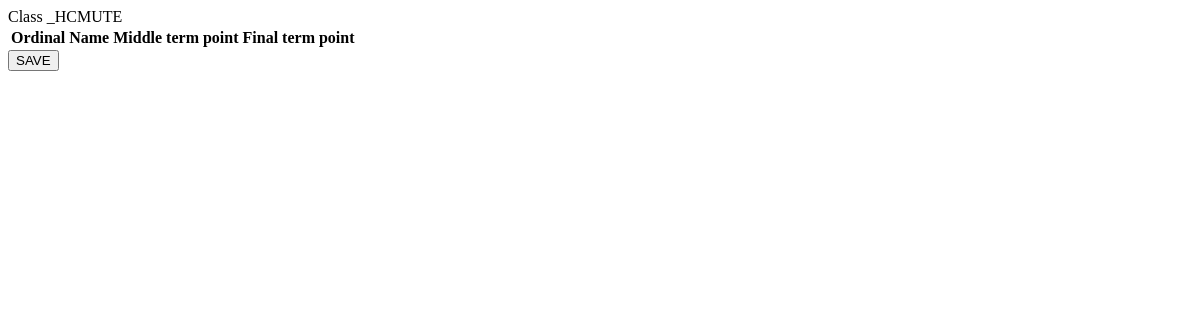
The page /lecturer/update/point/3 on the database as committed earlier.
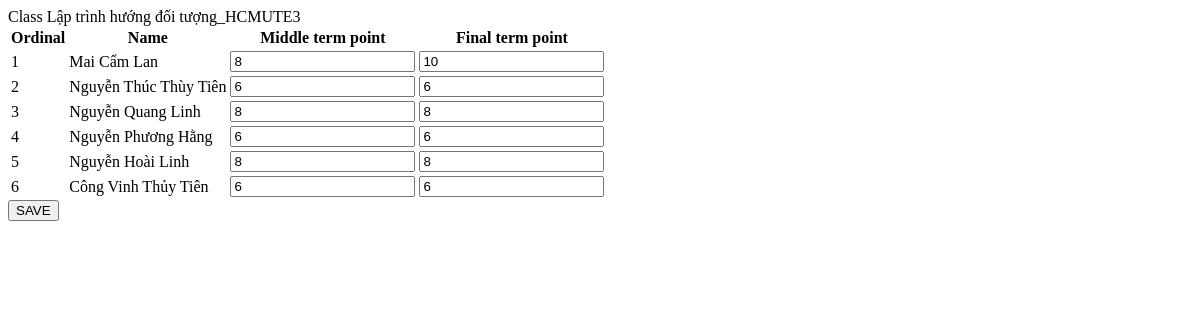
The same page on the database as committed later.
### main_site/models.py (models this page shows, shortened)
class Class(models.Model):
    term = models.ForeignKey(Term, on_delete=models.SET_NULL, null=True)
    lecturer = models.ForeignKey(Lecturer, on_delete=models.SET_NULL, null=True)
    subject = models.ForeignKey(Subject, on_delete=models.SET_NULL, null=True)
    start_day = models.DateField()
    start_time = models.TimeField(null=True)
    end_time = models.TimeField(null=True)
    sessions_number = models.IntegerField()

class Subject(models.Model):
    dean = models.ForeignKey(Lecturer, on_delete=models.SET_NULL, null=True)
    name = models.CharField(max_length=100, unique=True)
    credits = models.IntegerField()

class Class_Student(models.Model):
    class_obj = models.ForeignKey(Class, on_delete=models.SET_NULL, null=True)
    student = models.ForeignKey(Student, on_delete=models.SET_NULL, null=True)
    middle_term_point = models.IntegerField(blank=True, null=True)
    final_term_point = models.IntegerField(blank=True, null=True)

class Student(models.Model):
    gender_choices = [
        ('male','male'),
        ('female','female'),
        ('other','other')
    ]
    username = models.CharField(max_length=100, unique=True)
    password = models.CharField(max_length=100)
    name = models.CharField(max_length=100)
    birth_day = models.DateField()
    email = models.EmailField(unique=True)
    phone_number = models.CharField(max_length=15, unique=True)
    gender = models.CharField(max_length=10, default='other')
    start_at = models.DateField()
    credits = models.IntegerField()
    graduate_at = models.DateField(null=True)

### main_site/views.py (the view, shortened to what this page needs)
# urls.py: path('lecturer/update/point/<int:class_id>', views.get_update_point, name='get_update_point'),
def get_update_point(request, class_id):
    context = {}
    class_obj = Class.objects.filter(id=class_id).first()
    context['class_obj'] = class_obj
    class_student_list = Class_Student.objects.filter(class_obj=class_obj)
    context['class_student_list'] = class_student_list
    return render(request, 'lecturer/update_point.html', context)

### main_site/templates/lecturer/update_point.html (shortened to what this page needs)
{% extends "base/base.html" %}
{% block content %}
Class {{class_obj.subject.name}}_HCMUTE{{class_obj.id}}
<form method="POST">
    <table >
        <tr >
            <th >Ordinal</th>
            <th >Name </th>
            <th >Middle term point</th>
            <th >Final term point</th>
        </tr>
        {% for class_student in class_student_list %}
        <tr >
            <td > {{forloop.counter}} </td>
            <td > {{class_student.student.name}} </td>
            <td > <input type="number" name="middle_term_point_{{class_student.id}}" value="{{class_student.middle_term_point}}"> </td>
            <td > <input type="number" name="final_term_point_{{class_student.id}}" value="{{class_student.final_term_point}}"> </td>
        </tr>
        {% endfor %}
    </table>
    <button >SAVE </button>
</form>
{% endblock content %}

Rows that differ between the two databases and show on the page:
added Class: subject.name "Lập trình hướng đối tượng", id "3"
added Class_Student: student.name "Mai Cẩm Lan", middle_term_point "8", final_term_point "10"
added Class_Student: student.name "Nguyễn Thúc Thùy Tiên", middle_term_point "6", final_term_point "6"
added Class_Student: student.name "Nguyễn Quang Linh", middle_term_point "8", final_term_point "8"
added Class_Student: student.name "Nguyễn Phương Hằng", id "6"
added Class_Student: student.name "Nguyễn Hoài Linh", middle_term_point "8", final_term_point "8"
added Class_Student: student.name "Công Vinh Thủy Tiên", middle_term_point "6", final_term_point "6"
